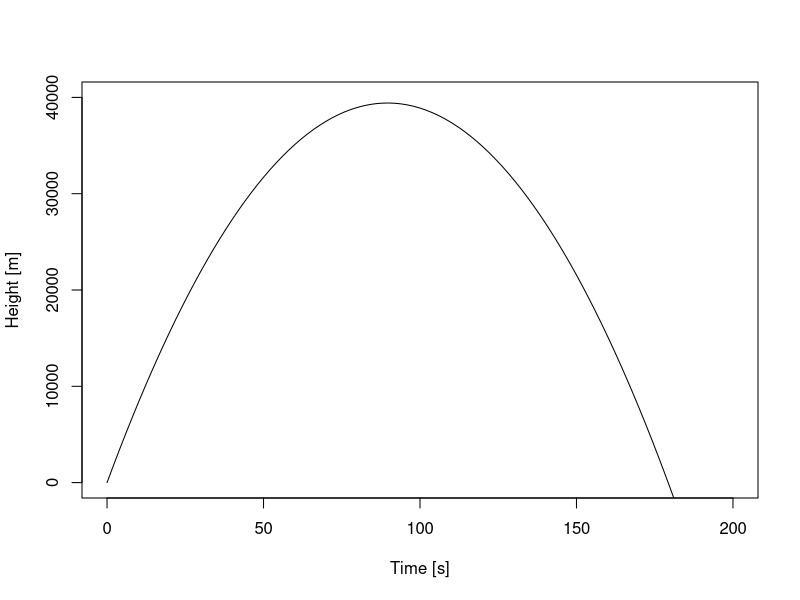
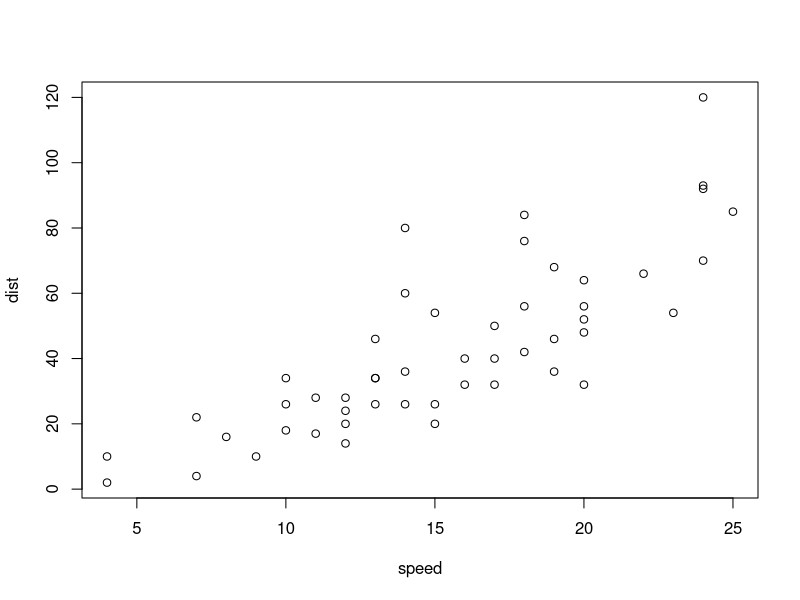

Generate these figures, in order, with R:
## ---- chunk 1
library(knitr)
hook_output <- knit_hooks$get("output")
knit_hooks$set(output = function(x, options) {
  lines <- options$output.lines
  if (is.null(lines)) {
    return(hook_output(x, options))  # pass to default hook
  }
  x <- unlist(strsplit(x, "\n"))
  more <- "..."
  if (length(lines)==1) {        # first n lines
    if (length(x) > lines) {
      # truncate the output, but add ....
      x <- c(head(x, lines), more)
    }
  } else {
    x <- c(more, x[lines], more)
  }                                                         
  # paste these lines together                              
  x <- paste(c(x, ""), collapse = "\n")                     
  hook_output(x, options)                                   
})                                                          
knitr::opts_chunk$set(echo = TRUE)                          
knitr::opts_chunk$set(cache = TRUE)                         
Sys.setlocale("LC_ALL", "Polish")
## ---- chunk 2
Isp <- 150
m_o <- 500
m_final <- 100
g <- 9.81

h <- function(t) {
  g*(
    - t * Isp * log(m_o/m_final)/(m_o/m_final - 1)
    + t * Isp
    - 1/2 * t^2
    )
}
## ---- chunk 3
plot(h, xlim = c(0, 200), ylim = c(0, 40000), xlab = "Time [s]", ylab = "Height [m]")
## ---- chunk 4
plot(cars)
